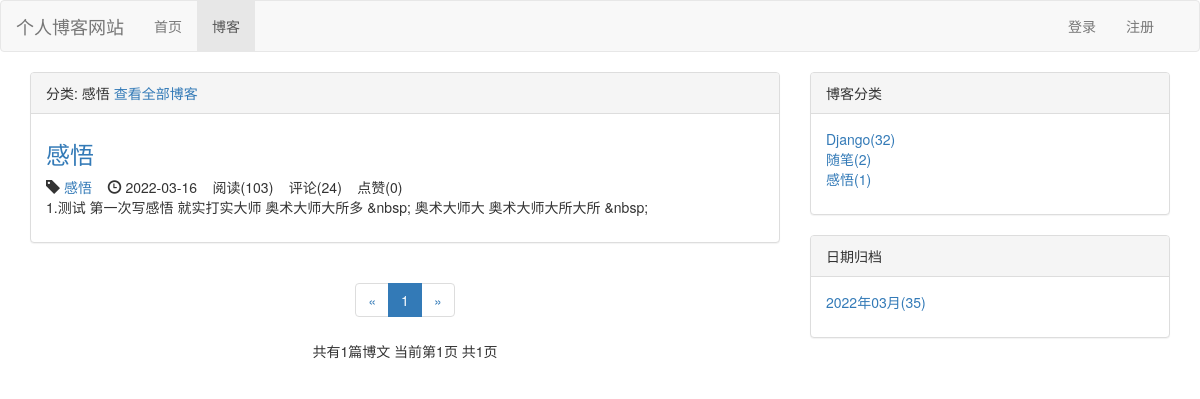
Page /blog/type/3 on the committed database.
### blog/models.py (models this page shows, shortened)
class BlogType(models.Model):
    type_name = models.CharField(max_length=15)
    def __str__(self):
        return self.type_name

class Blog(models.Model, ReadNumExpandMethod):
    title = models.CharField(max_length=50)
    blog_type = models.ForeignKey(BlogType, on_delete=models.CASCADE)
    content = RichTextUploadingField()
    author = models.ForeignKey(User, on_delete=models.CASCADE)
    create_time = models.DateTimeField(auto_now_add=True)
    last_update_time = models.DateTimeField(auto_now=True)
    read_details = GenericRelation(ReadDetail)
    class Meta:
        ordering = ["-create_time"]

### read_statistics/models.py (models this page shows)
class ReadNum(models.Model):
    read_num = models.IntegerField(default=0)
    content_type = models.ForeignKey(ContentType, on_delete=models.DO_NOTHING)
    object_id = models.PositiveIntegerField()
    content_object = GenericForeignKey('content_type', 'object_id')

### likes/models.py (models this page shows)
class LikeCount(models.Model):
    content_type = models.ForeignKey(ContentType, on_delete=models.CASCADE)
    object_id = models.PositiveIntegerField()
    content_object = GenericForeignKey('content_type', 'object_id')
    like_num = models.IntegerField(default=0)

### blog/views.py (the view)
# urls.py: path('type/<int:blog_type_pk>',views.blogs_with_type,name='blogs_with_type'),
def blogs_with_type(request, blog_type_pk):
    blog_type = get_object_or_404(BlogType, pk=blog_type_pk)
    blogs_all_list = Blog.objects.filter(blog_type=blog_type)
    context = get_blog_list_common_data(request, blogs_all_list)
    context['blog_type'] = blog_type
    return render(request, 'blog/blogs_with_type.html', context)

### comment/templatetags/comment_tags.py (called while the page is built)
@register.simple_tag
def get_comment_count(obj):
    content_type = ContentType.objects.get_for_model(obj)
    return Comment.objects.filter(content_type=content_type,
                                  object_id=obj.pk,
                                  parent=None).count()

### likes/templatetags/likes_tags.py (called while the page is built)
@register.simple_tag
def get_like_count(obj):
    content_type = ContentType.objects.get_for_model(obj)
    like_count, created = LikeCount.objects.get_or_create(content_type=content_type, object_id=obj.pk)
    return like_count.like_num

### read_statistics/models.py (called while the page is built)
    def get_read_num(self):
        try:
            ct = ContentType.objects.get_for_model(self)
            readnum = ReadNum.objects.get(content_type=ct, object_id=self.pk)
            return readnum.read_num
        except exceptions.ObjectDoesNotExist:
            return 0

### user/context_processors.py (called while the page is built)
def login_modal_form(request):
    return {'login_modal_form': LoginForm()}

### blog/templates/blog/blogs_with_type.html (shortened to what this page needs)
{% extends 'blog/blog_list.html' %}
{% block blog_list_title %}
    分类: {{ blog_type.type_name }}
    <a href="{% url 'blog_list' %}">查看全部博客</a>
{% endblock blog_list_title %}

### blog/templates/blog/blog_list.html (shortened to what this page needs)
{% extends 'base.html' %}
{% load staticfiles %}
{% load comment_tags %}
{% load likes_tags %}
{% block header_extends %}
    <link rel="stylesheet" href="{% static 'blog/blog.css' %}">
{% endblock header_extends %}
{% block nav_blog_active %}
active
{% endblock nav_blog_active %}
{% block content %}
<div class="container">
    <div class="row">
        <div class="col-xs-12 col-sm-8 col-md-8">
            <div class="panel panel-default">
                <div class="panel-heading">
                    {% block blog_list_title %}{% endblock blog_list_title %}
                </div>
                <div class="panel-body">
                    {% for blog in blogs %}
                        <div class="blog">
                            <h3>
                                <a href="{% url 'blog_detail' blog.pk %}">{{ blog.title }}</a>
                            </h3>
                            <p class="blog-info">
                                <span class="glyphicon glyphicon-tag"></span> <a href="{% url 'blogs_with_type' blog.blog_type.pk %}">{{ blog.blog_type }}</a>
                                <span class="glyphicon glyphicon-time"></span> {{ blog.create_time|date:"Y-m-d" }}
                                &nbsp;&nbsp;
                                阅读({{ blog.get_read_num }})
                                &nbsp;&nbsp;
                                评论({% get_comment_count blog %})
                                &nbsp;&nbsp;
                                点赞({% get_like_count blog %})
                            </p>
                            <p>{{ blog.content|striptags|truncatechars:120 }}</p>
                        </div>
                    {% empty %}
                        <p>暂无博客 敬请期待</p>
                    {% endfor %}
                </div>
            </div>
            <div class="paginator">
                <ul class="pagination">
                    <li>
                    {% if page_of_blogs.has_previous %}
                        <a href="?page={{ page_of_blogs.previous_page_number }}" aria-label="Previous">
                            <span aria-hidden="true">&laquo;</span>
                        </a>
                    {% else %}
                        <span aria-hidden="true">&laquo;</span>
                    {% endif %}
                    </li>
                    {% for page_num in page_range %}
                        {% if page_num == page_of_blogs.number %}
                            <li class="active"><a href="?page={{ page_num }}">{{ page_num }}</a></li>
                        {% else %}
                            {% if page_num == '...' %}
                                <li><span>{{ page_num }}</span></li>
                            {% else %}
                                <li><a href="?page={{ page_num }}">{{ page_num }}</a></li>
                            {% endif %}
                        {% endif %}
                    {% endfor %}
                    <li>
                    {% if page_of_blogs.has_next %}
                        <a href="?page={{ page_of_blogs.next_page_number }}" aria-label="Next">
                            <span aria-hidden="true">&raquo;</span>
                        </a>
                    {% else %}
                        <span aria-hidden="true">&raquo;</span>
                    {% endif %}
                    </li>
                </ul>
                <p>共有{{ page_of_blogs.paginator.count }}篇博文
                   当前第{{ page_of_blogs.number }}页
                   共{{ page_of_blogs.paginator.num_pages  }}页
                </p>
            </div>
        </div>
        <div class="hidden-xs col-sm-4 col-md-4">
            <div class="panel panel-default">
                <div class="panel-heading">博客分类</div>
                <div class="panel-body">
                    <ul class="blog-types">
                        {% for blog_type in blog_types %}
                            <li>
                                <a href="{% url 'blogs_with_type' blog_type.pk %}">
                                    {{ blog_type.type_name }}({{ blog_type.blog_count }})
                                </a>
                            </li>
                        {% empty %}
                            <li>暂无分类</li>
                        {% endfor %}
                    </ul>
                </div>
              </div>
            <div class="panel panel-default">
                <div class="panel-heading">日期归档</div>
                <div class="panel-body">
                    <ul>
                        {% for blog_date, blog_count in blog_dates.items %}
                            <li>
                                <a href="{% url 'blogs_with_date' blog_date.year blog_date.month %}">{{ blog_date|date:"Y年m月" }}({{ blog_count }})</a>
                            </li>
                        {% endfor %}
                    </ul>
                </div>
            </div>
        </div>
    </div>
</div>
{% endblock content %}

### static/css/base.css (style rules this page uses)
* { margin: 0; padding: 0; }
ul { list-style-type: none; }

### blog/static/blog/blog.css (style rules this page uses)
ul.blog-types { list-style-type: none; }
div.blog h3 { margin-top: 0.5em; }
div.blog p.blog-info { margin-bottom: 0; }
div.paginator { text-align: center; }

### rows in the picture
BlogType: type_name "感悟", blog_count "1"
Blog: title "感悟", blog_type "感悟", create_time "2022-03-16", get_read_num "103", id "24", id.like_num "0", content "1.测试 第一次写感悟 就实打实大师 奥术大师大所多 &nbsp; 奥术大师大 奥术大师大所大所 &nbsp;"
BlogType: type_name "Django", blog_count "32"
BlogType: type_name "随笔", blog_count "2"

### other values in the picture
{{ page_num }} "1"
{{ page_of_blogs.paginator.count }} "1"
{{ page_of_blogs.number }} "1"
{{ page_of_blogs.paginator.num_pages }} "1"
{{ blog_date|date:"Y年m月" }} "2022年03月"
{{ blog_count }} "35"
